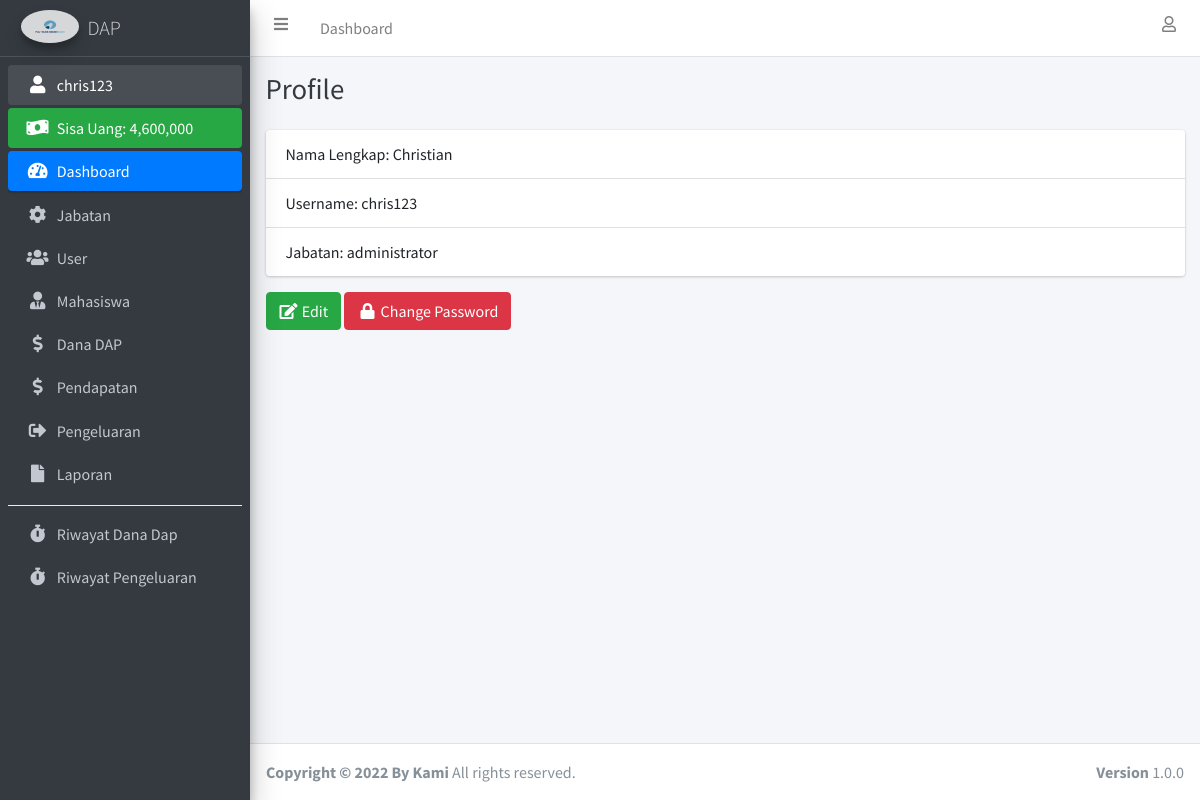
The app's page /profile.php (signed in) with its own data.
### tables this page shows
CREATE TABLE `user` (
  `id_user` int(11) NOT NULL,
  `nama_lengkap` varchar(100) NOT NULL,
  `username` varchar(100) NOT NULL,
  `password` varchar(255) NOT NULL,
  `id_jabatan` int(11) NOT NULL
);

CREATE TABLE `jabatan` (
  `id_jabatan` int(11) NOT NULL,
  `nama_jabatan` varchar(100) NOT NULL
);

### connection.php (called while the page is built, shortened)
<?php
	$host		= "localhost";
	$username	= "root";
	$password	= "";
	$database	= "dap";
	$conn 		= mysqli_connect($host, $username, $password, $database);
if (isset($_SESSION['id_user'])) {
	function dataUser() {
		global $conn;
		$id_user = $_SESSION['id_user'];
		return mysqli_fetch_assoc(mysqli_query($conn, "SELECT * FROM user INNER JOIN jabatan ON user.id_jabatan = jabatan.id_jabatan WHERE id_user = '$id_user'"));
	}
}

### profile.php (the view, shortened to what this page needs)
<?php
  require 'connection.php';
?>
<!DOCTYPE html>
<html>
<head>
  <?php include 'include/css.php'; ?>
</head>
<body class="hold-transition sidebar-mini layout-fixed">
<div class="wrapper">
  <?php include 'include/navbar.php'; ?>
  <?php include 'include/sidebar.php'; ?>
  <div class="content-wrapper">
    <div class="content-header">
      <div class="container-fluid">
        <div class="row mb-2">
          <div class="col-sm">
            <h1 class="m-0 text-dark">Profile</h1>
          </div>
        </div>
      </div>
    </div>
    <section class="content">
      <div class="container-fluid">
        <div class="card">
		  <ul class="list-group list-group-flush">
		    <li class="list-group-item">Nama Lengkap: <?= $dataUser['nama_lengkap']; ?></li>
		    <li class="list-group-item">Username: <?= $dataUser['username']; ?></li>
		    <li class="list-group-item">Jabatan: <?= $dataUser['nama_jabatan']; ?></li>
		  </ul>
		</div>
		<button type="button" class="btn btn-success" data-toggle="modal" data-target="#editProfileModal">
		  <i class="fas fa-fw fa-edit"></i> Edit
		</button>
		<button type="button" class="btn btn-danger" data-toggle="modal" data-target="#changePasswordModal">
		  <i class="fas fa-fw fa-lock"></i> Change Password
		</button>
      </div>
    </section>
  </div>
  <footer class="main-footer">
    <strong>Copyright &copy; 2022 By Kami</strong>
    All rights reserved.
    <div class="float-right d-none d-sm-inline-block">
      <b>Version</b> 1.0.0
    </div>
  </footer>
</div>
</body>
</html>

### include/sidebar.php
<?php
  $dataUser = dataUser();
  $jml_pengeluaran = mysqli_fetch_assoc(mysqli_query($conn, "SELECT sum(jumlah_pengeluaran) as jml_pengeluaran FROM pengeluaran"));
  $jml_pengeluaran = $jml_pengeluaran['jml_pengeluaran'];
  $jml_uang_kas = mysqli_fetch_assoc(mysqli_query($conn, "SELECT sum(minggu_ke_1 + minggu_ke_2 + minggu_ke_3 + minggu_ke_4) as jml_uang_kas FROM uang_kas"));
  $jml_uang_kas = $jml_uang_kas['jml_uang_kas'];
?>
<aside class="main-sidebar sidebar-dark-primary elevation-4">
  <a href="index.php" class="brand-link">
    <img src="assets/img/img_properties/logoo.JPG" alt="AdminLTE Logo" class="brand-image img-circle elevation-3" style="opacity: .8">
    <span class="brand-text font-weight-light">DAP</span>
  </a>
  <div class="sidebar">
    <nav class="mt-2">
      <ul class="nav nav-pills nav-sidebar flex-column" data-widget="treeview" role="menu" data-accordion="false">
        <li class="nav-item has-treeview menu-open">
          <a href="profile.php" class="nav-link"><i class="nav-icon fas fa-fw fa-user"></i> <p><?= $dataUser['username']; ?></p></a>
        </li>
        <li class="nav-item">
          <div class="bg-success nav-link text-white">
            <i class="nav-icon fas fa-money-bill-wave"></i>
            <p>
              Sisa Uang: <?= number_format($jml_uang_kas - $jml_pengeluaran + 1920000); ?>
            </p>
          </div>
        </li>
        <li class="nav-item has-treeview menu-open">
          <a href="index.php" class="nav-link active">
            <i class="nav-icon fas fa-tachometer-alt"></i>
            <p>
              Dashboard
            </p>
          </a>
        </li>
        <?php if ($dataUser['id_jabatan'] == '1'): ?>
          <li class="nav-item">
            <a href="jabatan.php" class="nav-link">
              <i class="nav-icon fas fa-cog"></i>
              <p>
                Jabatan
              </p>
            </a>
          </li>
          <li class="nav-item">
            <a href="user.php" class="nav-link">
              <i class="nav-icon fas fa-users"></i>
              <p>
                User
              </p>
            </a>
          </li>
        <?php endif ?>
        <li class="nav-item">
          <a href="siswa.php" class="nav-link">
            <i class="fas fa-user-tie nav-icon"></i>
            <p>Mahasiswa</p>
          </a>
        </li>
        <li class="nav-item">
          <a href="uang_kas.php" class="nav-link">
            <i class="fas fa-dollar-sign nav-icon"></i>
            <p>Dana DAP</p>
          </a>
        </li>
        <li class="nav-item">
          <a href="pendapatan.php" class="nav-link">
            <i class="fas fa-dollar-sign nav-icon"></i>
            <p>Pendapatan</p>
          </a>
        </li>
        <li class="nav-item">
          <a href="pengeluaran.php" class="nav-link">
            <i class="fas fa-sign-out-alt nav-icon"></i>
            <p>Pengeluaran</p>
          </a>
        </li>
        <li class="nav-item">
          <a href="laporan.php" class="nav-link">
            <i class="fas fa-file nav-icon"></i>
            <p>Laporan</p>
          </a>
        </li>
        <div class="dropdown-divider"></div>
        <li class="nav-item">
          <a href="riwayat.php" class="nav-link">
            <i class="fas fa-stopwatch nav-icon"></i>
            <p>Riwayat Dana Dap</p>
          </a>
        </li>
        <li class="nav-item">
          <a href="riwayat_pengeluaran.php" class="nav-link">
            <i class="fas fa-stopwatch nav-icon"></i>
            <p>Riwayat Pengeluaran</p>
          </a>
        </li>
      </ul>
    </nav>
  </div>
</aside>

### records on screen
user: username "chris123", nama_lengkap "Christian", id_jabatan.nama_jabatan "administrator"

### other values on screen
$jml_uang_kas - $jml_pengeluaran + 1920000 "4,600,000"
